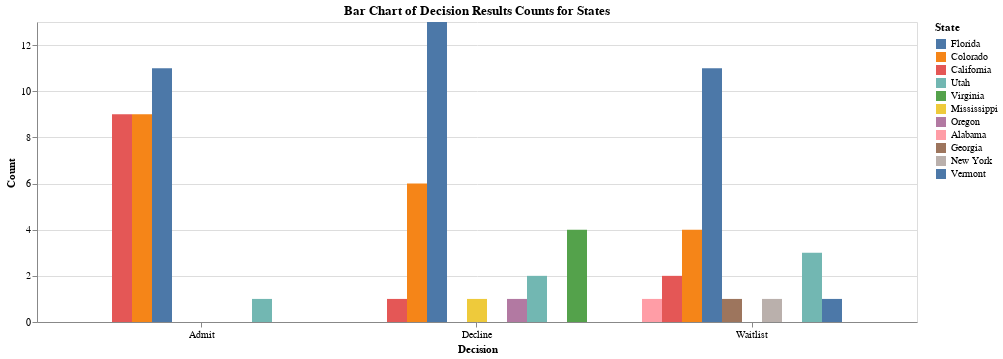

Write notebook code for a chart like this one.
### Code cell
import altair as alt

unique_states = decision_count['State'].unique().tolist()

# # Dropdown selection
# input_dropdown = alt.binding_select(options=[None] + unique_states, labels = ['All'] + unique_states, name='State')
# selection = alt.selection_single(fields=['State'], bind=input_dropdown)

decision_bar = alt.Chart(decision_count).mark_bar().encode(
    x=alt.X('Decision:O', title='Decision', axis=alt.Axis(labelAngle=0), sort='-y'),
    y=alt.Y('Count:Q', title='Count'),
    xOffset='State',
    color=alt.Color('State:N', sort=alt.EncodingSortField(field='Count', op='sum', order='descending'))#, scale=alt.Scale(scheme='inferno'))
)
chart_title = "Bar Chart of Decision Results Counts for States"
decision_bar = decision_bar.properties(title=chart_title)

decision_bar

### Figure 1 — Vega-Lite specification as saved in the notebook (floating-point values rounded to 4 significant figures)
{"config": {"view": {"continuousWidth": 300, "continuousHeight": 300}}, "data": {"name": "data-3dcdf91daf348840d3aa02e5114bb709"}, "mark": {"type": "bar"}, "encoding": {"color": {"field": "State", "sort": {"field": "Count", "op": "sum", "order": "descending"}, "type": "nominal"}, "x": {"axis": {"labelAngle": 0}, "field": "Decision", "sort": "-y", "title": "Decision", "type": "ordinal"}, "xOffset": {"field": "State", "type": "nominal"}, "y": {"field": "Count", "title": "Count", "type": "quantitative"}}, "title": "Bar Chart of Decision Results Counts for States", "$schema": "https://vega.github.io/schema/vega-lite/v5.8.0.json", "datasets": {"data-3dcdf91daf348840d3aa02e5114bb709": [{"Decision": "Admit", "State": "California", "Count": 9}, {"Decision": "Admit", "State": "Colorado", "Count": 9}, {"Decision": "Admit", "State": "Florida", "Count": 11}, {"Decision": "Admit", "State": "Utah", "Count": 1}, {"Decision": "Decline", "State": "California", "Count": 1}, {"Decision": "Decline", "State": "Colorado", "Count": 6}, {"Decision": "Decline", "State": "Florida", "Count": 13}, {"Decision": "Decline", "State": "Mississippi", "Count": 1}, {"Decision": "Decline", "State": "Oregon", "Count": 1}, {"Decision": "Decline", "State": "Utah", "Count": 2}, {"Decision": "Decline", "State": "Virginia", "Count": 4}, {"Decision": "Waitlist", "State": "Alabama", "Count": 1}, {"Decision": "Waitlist", "State": "California", "Count": 2}, {"Decision": "Waitlist", "State": "Colorado", "Count": 4}, {"Decision": "Waitlist", "State": "Florida", "Count": 11}, {"Decision": "Waitlist", "State": "Georgia", "Count": 1}, {"Decision": "Waitlist", "State": "New York", "Count": 1}, {"Decision": "Waitlist", "State": "Utah", "Count": 3}, {"Decision": "Waitlist", "State": "Vermont", "Count": 1}]}}
